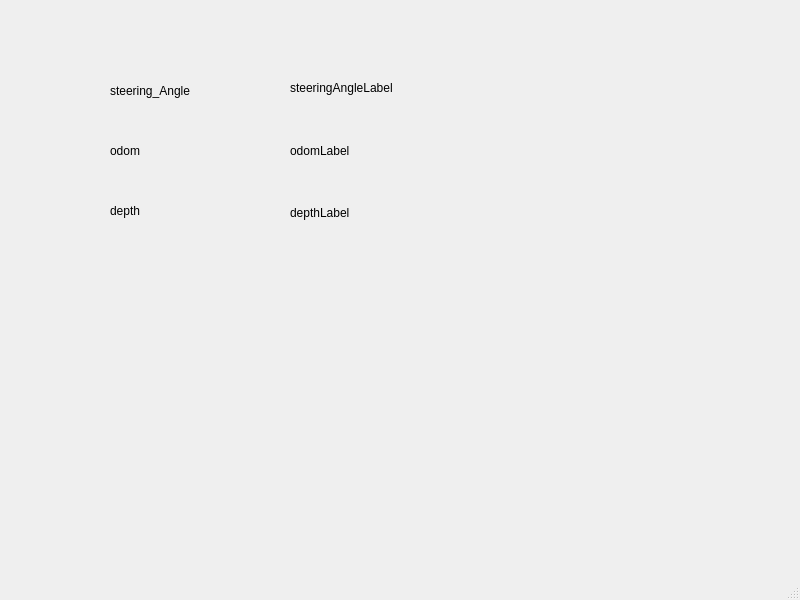
<?xml version="1.0" encoding="UTF-8"?>
<ui version="4.0">
 <class>MainWindow</class>
 <widget class="QMainWindow" name="MainWindow">
  <property name="geometry">
   <rect>
    <x>0</x>
    <y>0</y>
    <width>800</width>
    <height>600</height>
   </rect>
  </property>
  <property name="windowTitle">
   <string>MainWindow</string>
  </property>
  <widget class="QWidget" name="centralwidget">
   <widget class="QWidget" name="layoutWidget">
    <property name="geometry">
     <rect>
      <x>110</x>
      <y>120</y>
      <width>181</width>
      <height>61</height>
     </rect>
    </property>
    <layout class="QHBoxLayout" name="horizontalLayout_3">
     <item>
      <widget class="QLabel" name="label_2">
       <property name="text">
        <string>odom</string>
       </property>
      </widget>
     </item>
    </layout>
   </widget>
   <widget class="QWidget" name="layoutWidget_2">
    <property name="geometry">
     <rect>
      <x>290</x>
      <y>60</y>
      <width>135</width>
      <height>181</height>
     </rect>
    </property>
    <layout class="QVBoxLayout" name="verticalLayout_2">
     <item>
      <widget class="QLabel" name="steeringAngleLabel">
       <property name="text">
        <string>steeringAngleLabel</string>
       </property>
      </widget>
     </item>
     <item>
      <widget class="QLabel" name="odomLabel">
       <property name="text">
        <string>odomLabel</string>
       </property>
      </widget>
     </item>
     <item>
      <widget class="QLabel" name="depthLabel">
       <property name="text">
        <string>depthLabel</string>
       </property>
      </widget>
     </item>
    </layout>
   </widget>
   <widget class="QWidget" name="layoutWidget_3">
    <property name="geometry">
     <rect>
      <x>110</x>
      <y>180</y>
      <width>181</width>
      <height>61</height>
     </rect>
    </property>
    <layout class="QHBoxLayout" name="horizontalLayout_5">
     <item>
      <widget class="QLabel" name="label_3">
       <property name="text">
        <string>depth</string>
       </property>
      </widget>
     </item>
    </layout>
   </widget>
   <widget class="QWidget" name="layoutWidget_4">
    <property name="geometry">
     <rect>
      <x>110</x>
      <y>60</y>
      <width>181</width>
      <height>61</height>
     </rect>
    </property>
    <layout class="QHBoxLayout" name="horizontalLayout_4">
     <item>
      <widget class="QLabel" name="label">
       <property name="text">
        <string>steering_Angle</string>
       </property>
      </widget>
     </item>
    </layout>
   </widget>
  </widget>
  <widget class="QMenuBar" name="menubar">
   <property name="geometry">
    <rect>
     <x>0</x>
     <y>0</y>
     <width>800</width>
     <height>22</height>
    </rect>
   </property>
  </widget>
  <widget class="QStatusBar" name="statusbar"/>
 </widget>
 <resources/>
 <connections/>
</ui>
